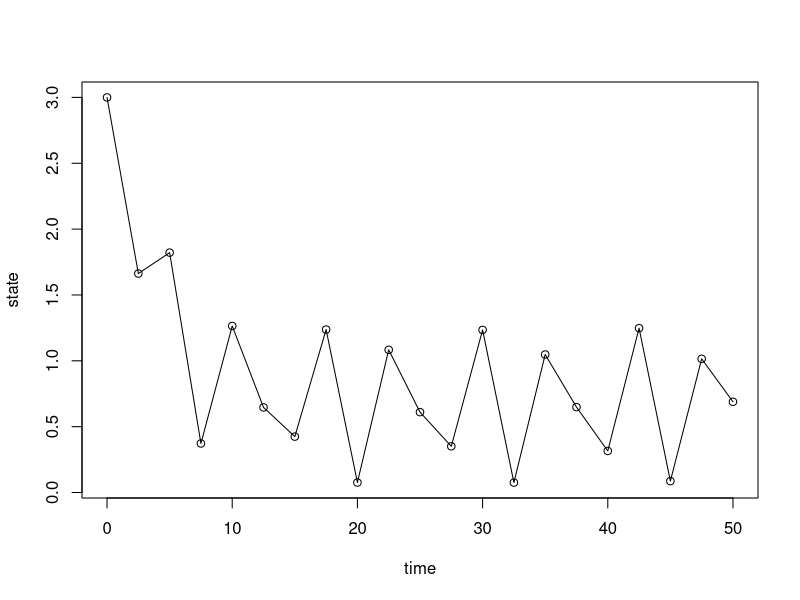

Generate this figure with R: (Note: this script raises an error after producing the figure.)
## ---- chunk 1


## ---- chunk 2
# System functions
g_explicit = function(time, state)
{
  return(state + dt/A*((sin(time)+1)-alpha*state))
}

g_implicit = function(time, state)
{
  return(state+dt/2*(((sin(time)+1-alpha*state)/A)+(sin(time)+1-alpha*g_explicit(time+dt,state))/A))
  
}

sys.fun = function(state)
{
  # s.aux    = g_explicit(time     , state)
  newstate = g_implicit(time, state)
  return(newstate)
}


# Initial parameter values
begin.time = 0     # usually this variable is set to 0
end.time   = 50    # end time of the simulation 
dt         = 2.5   # delta t; time discretisation 
init.state = 3     # state of the system at the beginning of the simulation 

# reservoir parameter values
A         = 4.0   # area
alpha     = 1.5  # decay constant

# Simulation initialisation
time = begin.time
result.state = c(init.state)
result.time = c(time)
current.state = init.state

# Simulation
while(time < end.time)
{
    current.state = sys.fun(current.state)
    result.state = c(result.state,current.state)
    time = time + dt
    result.time = c(result.time,time)
}

# Analytical solution
# time.sequence = seq(begin.time,end.time, by=0.1)
# analyt.state=init.state * exp(-time.sequence*alpha/A)




# Plotting
plot(result.time, result.state,type='o', xlab="time", ylab="state")
lines(time.sequence, analyt.state, col='grey', lwd=2)
dt = 0.1 # a new dt value to evaluate current scheme
time = begin.time
result.state = c(init.state)
result.time = c(time)
current.state = init.state
while(time < end.time)
{
  current.state = sys.fun(current.state)
  result.state = c(result.state,current.state)
  time = time + dt
  result.time = c(result.time,time)
}
lines(result.time,result.state,type='o',col='blue', lwd=0.1)
title(main='Emptying reservoir with input')
grid()

# Number of function evaluations
num_eval = length(result.time)
